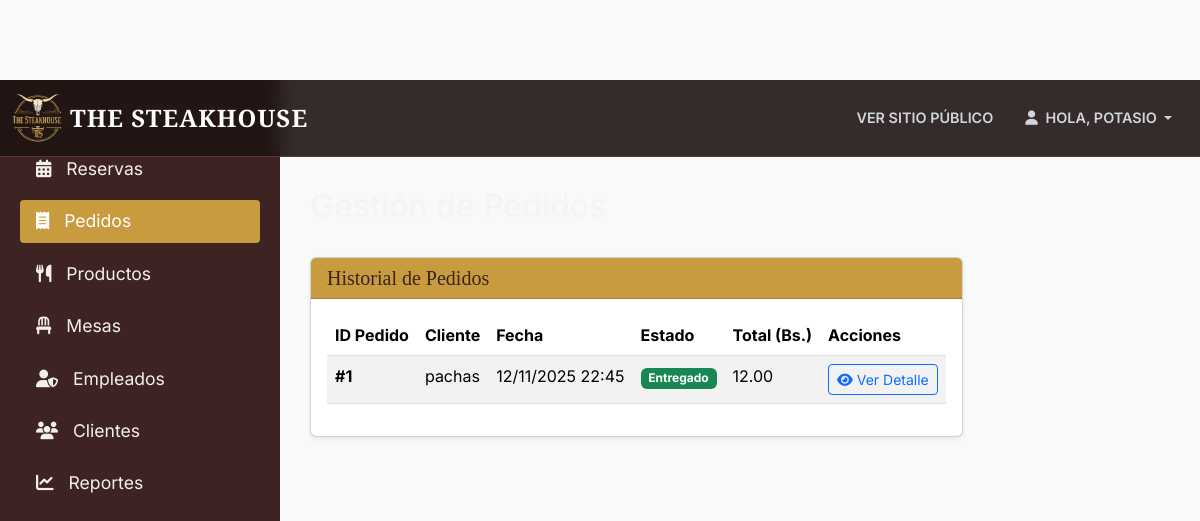
/panel/pedidos/ (signed in), run on an earlier commit of the app's database.
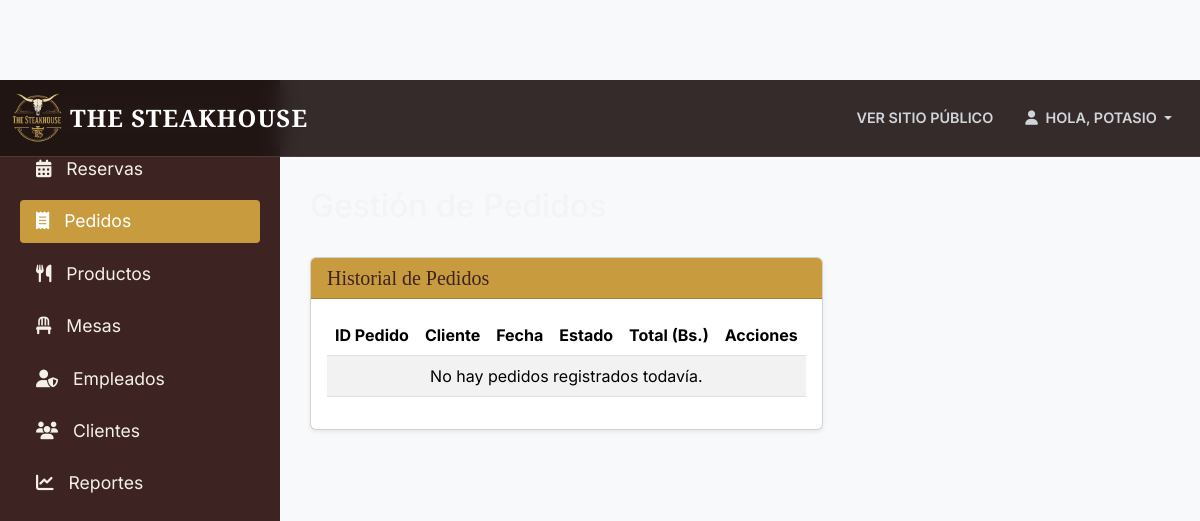
And on a later commit of the database.
### pedidos/models.py (models this page shows, shortened)
class Pedido(models.Model):
    ESTADO_PEDIDO_CHOICES = (
        ('PENDIENTE', 'Pendiente'),
        ('EN_PREPARACION', 'En Preparación'),
        ('LISTO', 'Listo para Servir'),
        ('ENTREGADO', 'Entregado'),
        ('CANCELADO', 'Cancelado'),
    )
    usuario = models.ForeignKey(settings.AUTH_USER_MODEL, on_delete=models.SET_NULL, null=True, blank=True, related_name="pedidos")
    cliente = models.ForeignKey(Cliente, on_delete=models.SET_NULL, null=True, blank=True)
    mesa = models.ForeignKey(Mesa, on_delete=models.SET_NULL, null=True, blank=True)
    fecha_pedido = models.DateTimeField(auto_now_add=True)
    estado_pedido = models.CharField(max_length=20, choices=ESTADO_PEDIDO_CHOICES, default='PENDIENTE')
    total = models.DecimalField(max_digits=10, decimal_places=2, default=0.00)

### dashboard/views.py (the view)
# urls.py: path('pedidos/', views.pedido_list, name='dashboard_pedidos'),
@admin_requerido
def pedido_list(request):
    pedidos = Pedido.objects.all().order_by('-fecha_pedido')
    context = {
        'pedidos': pedidos
    }
    return render(request, 'dashboard/pedido_list.html', context)

### dashboard/views.py (called while the page is built)
def admin_requerido(function):
    return user_passes_test(
        lambda u: u.is_authenticated and u.is_staff,
        login_url='login',
        redirect_field_name=None
    )(function)

### templates/dashboard/pedido_list.html
{% extends 'dashboard/base_dashboard.html' %}
{% block content %}
<div class="d-flex justify-content-between align-items-center mb-4">
    <h1 class="fs-2">Gestión de Pedidos</h1>
</div>
<div class="card shadow-sm">
    <div class="card-header card-header-gold">
        <h5 class="mb-0">Historial de Pedidos</h5>
    </div>
    <div class="card-body">
        <div class="table-responsive">
            <table class="table table-striped table-hover">
                <thead>
                    <tr>
                        <th scope="col">ID Pedido</th>
                        <th scope="col">Cliente</th>
                        <th scope="col">Fecha</th>
                        <th scope="col">Estado</th>
                        <th scope="col">Total (Bs.)</th>
                        <th scope="col">Acciones</th>
                    </tr>
                </thead>
                <tbody>
                    {% for p in pedidos %}
                    <tr>
                        <td><strong>#{{ p.id }}</strong></td>
                        <td>{{ p.usuario.username }}</td>
                        <td>{{ p.fecha_pedido|date:"d/m/Y H:i" }}</td>
                        <td>
                            {% if p.estado_pedido == 'PENDIENTE' %}
                                <span class="badge bg-warning text-dark">{{ p.get_estado_pedido_display }}</span>
                            {% elif p.estado_pedido == 'EN_PREPARACION' %}
                                <span class="badge bg-info text-dark">{{ p.get_estado_pedido_display }}</span>
                            {% elif p.estado_pedido == 'LISTO' %}
                                <span class="badge bg-primary">{{ p.get_estado_pedido_display }}</span>
                            {% elif p.estado_pedido == 'ENTREGADO' %}
                                <span class="badge bg-success">{{ p.get_estado_pedido_display }}</span>
                            {% elif p.estado_pedido == 'CANCELADO' %}
                                <span class="badge bg-danger">{{ p.get_estado_pedido_display }}</span>
                            {% endif %}
                        </td>
                        <td>{{ p.total|floatformat:2 }}</td>
                        <td>
                            <a href="{% url 'pedido_detail' p.pk %}" class="btn btn-sm btn-outline-primary">
                                <i class="fa fa-eye"></i> Ver Detalle
                            </a>
                        </td>
                    </tr>
                    {% empty %}
                    <tr>
                        <td colspan="6" class="text-center">No hay pedidos registrados todavía.</td>
                    </tr>
                    {% endfor %}
                </tbody>
            </table>
        </div>
    </div>
</div>
{% endblock %}

What changed in the data, as far as the page shows it:
removed Pedido: id "1", usuario.username "pachas", fecha_pedido "12/11/2025 22:45", estado_pedido "Entregado", total "12.00"
Also different on the page:
text now shown: "No hay pedidos registrados todavía."
